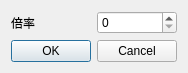
<?xml version="1.0" encoding="UTF-8"?>
<ui version="4.0">
 <class>SettingScaleDialog</class>
 <widget class="QDialog" name="SettingScaleDialog">
  <property name="geometry">
   <rect>
    <x>0</x>
    <y>0</y>
    <width>196</width>
    <height>107</height>
   </rect>
  </property>
  <property name="sizePolicy">
   <sizepolicy hsizetype="Fixed" vsizetype="Fixed">
    <horstretch>0</horstretch>
    <verstretch>0</verstretch>
   </sizepolicy>
  </property>
  <property name="windowTitle">
   <string>Dialog</string>
  </property>
  <layout class="QVBoxLayout" name="verticalLayout">
   <property name="sizeConstraint">
    <enum>QLayout::SetFixedSize</enum>
   </property>
   <item>
    <layout class="QHBoxLayout" name="horizontalLayout">
     <item>
      <widget class="QLabel" name="label">
       <property name="text">
        <string>倍率</string>
       </property>
      </widget>
     </item>
     <item>
      <widget class="QSpinBox" name="spinBox">
       <property name="alignment">
        <set>Qt::AlignLeading|Qt::AlignLeft|Qt::AlignVCenter</set>
       </property>
       <property name="buttonSymbols">
        <enum>QAbstractSpinBox::UpDownArrows</enum>
       </property>
       <property name="maximum">
        <number>100</number>
       </property>
      </widget>
     </item>
    </layout>
   </item>
   <item>
    <widget class="QDialogButtonBox" name="buttonBox">
     <property name="sizePolicy">
      <sizepolicy hsizetype="Expanding" vsizetype="Fixed">
       <horstretch>0</horstretch>
       <verstretch>0</verstretch>
      </sizepolicy>
     </property>
     <property name="orientation">
      <enum>Qt::Horizontal</enum>
     </property>
     <property name="standardButtons">
      <set>QDialogButtonBox::Cancel|QDialogButtonBox::Ok</set>
     </property>
    </widget>
   </item>
  </layout>
 </widget>
 <resources/>
 <connections>
  <connection>
   <sender>buttonBox</sender>
   <signal>accepted()</signal>
   <receiver>SettingScaleDialog</receiver>
   <slot>accept()</slot>
   <hints>
    <hint type="sourcelabel">
     <x>248</x>
     <y>254</y>
    </hint>
    <hint type="destinationlabel">
     <x>157</x>
     <y>274</y>
    </hint>
   </hints>
  </connection>
  <connection>
   <sender>buttonBox</sender>
   <signal>rejected()</signal>
   <receiver>SettingScaleDialog</receiver>
   <slot>reject()</slot>
   <hints>
    <hint type="sourcelabel">
     <x>316</x>
     <y>260</y>
    </hint>
    <hint type="destinationlabel">
     <x>286</x>
     <y>274</y>
    </hint>
   </hints>
  </connection>
 </connections>
</ui>
